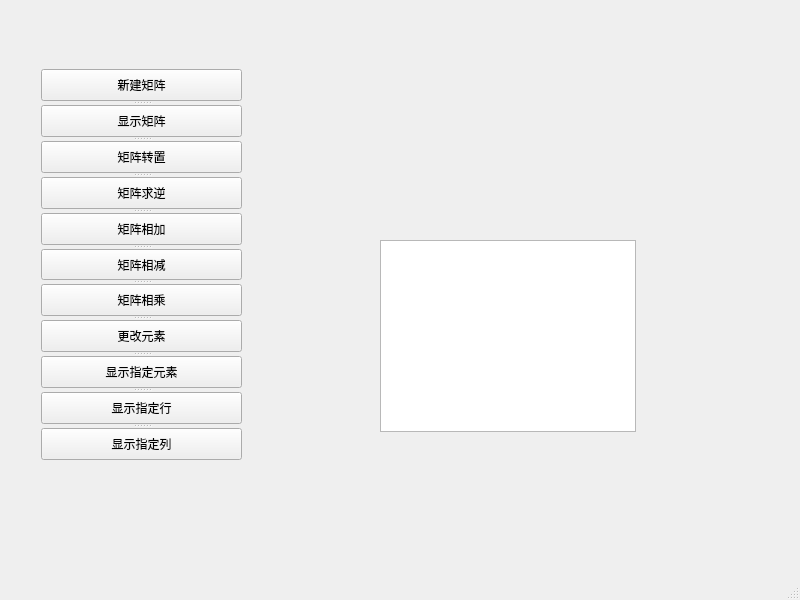
<?xml version="1.0" encoding="UTF-8"?>
<ui version="4.0">
 <class>MainWindow</class>
 <widget class="QMainWindow" name="MainWindow">
  <property name="geometry">
   <rect>
    <x>0</x>
    <y>0</y>
    <width>800</width>
    <height>600</height>
   </rect>
  </property>
  <property name="windowTitle">
   <string>MainWindow</string>
  </property>
  <widget class="QWidget" name="centralwidget">
   <widget class="QTextBrowser" name="textBrowser">
    <property name="geometry">
     <rect>
      <x>380</x>
      <y>240</y>
      <width>256</width>
      <height>192</height>
     </rect>
    </property>
   </widget>
   <widget class="QSplitter" name="splitter">
    <property name="geometry">
     <rect>
      <x>41</x>
      <y>69</y>
      <width>201</width>
      <height>391</height>
     </rect>
    </property>
    <property name="orientation">
     <enum>Qt::Vertical</enum>
    </property>
    <widget class="QPushButton" name="CreateBtn">
     <property name="text">
      <string>新建矩阵</string>
     </property>
    </widget>
    <widget class="QPushButton" name="DisplayBtn">
     <property name="text">
      <string>显示矩阵</string>
     </property>
    </widget>
    <widget class="QPushButton" name="pushButton">
     <property name="text">
      <string>矩阵转置</string>
     </property>
    </widget>
    <widget class="QPushButton" name="InverseBtn">
     <property name="text">
      <string>矩阵求逆</string>
     </property>
    </widget>
    <widget class="QPushButton" name="pushButton_2">
     <property name="text">
      <string>矩阵相加</string>
     </property>
    </widget>
    <widget class="QPushButton" name="MinusBtn">
     <property name="text">
      <string>矩阵相减</string>
     </property>
    </widget>
    <widget class="QPushButton" name="MultBtn">
     <property name="text">
      <string>矩阵相乘</string>
     </property>
    </widget>
    <widget class="QPushButton" name="Ele_ChangeBtn">
     <property name="text">
      <string>更改元素</string>
     </property>
    </widget>
    <widget class="QPushButton" name="ShowEleBtn">
     <property name="text">
      <string>显示指定元素</string>
     </property>
    </widget>
    <widget class="QPushButton" name="pushButton_3">
     <property name="text">
      <string>显示指定行</string>
     </property>
    </widget>
    <widget class="QPushButton" name="colSelectBtn">
     <property name="text">
      <string>显示指定列</string>
     </property>
    </widget>
   </widget>
  </widget>
  <widget class="QMenuBar" name="menubar">
   <property name="geometry">
    <rect>
     <x>0</x>
     <y>0</y>
     <width>800</width>
     <height>26</height>
    </rect>
   </property>
  </widget>
  <widget class="QStatusBar" name="statusbar"/>
 </widget>
 <resources/>
 <connections/>
</ui>
